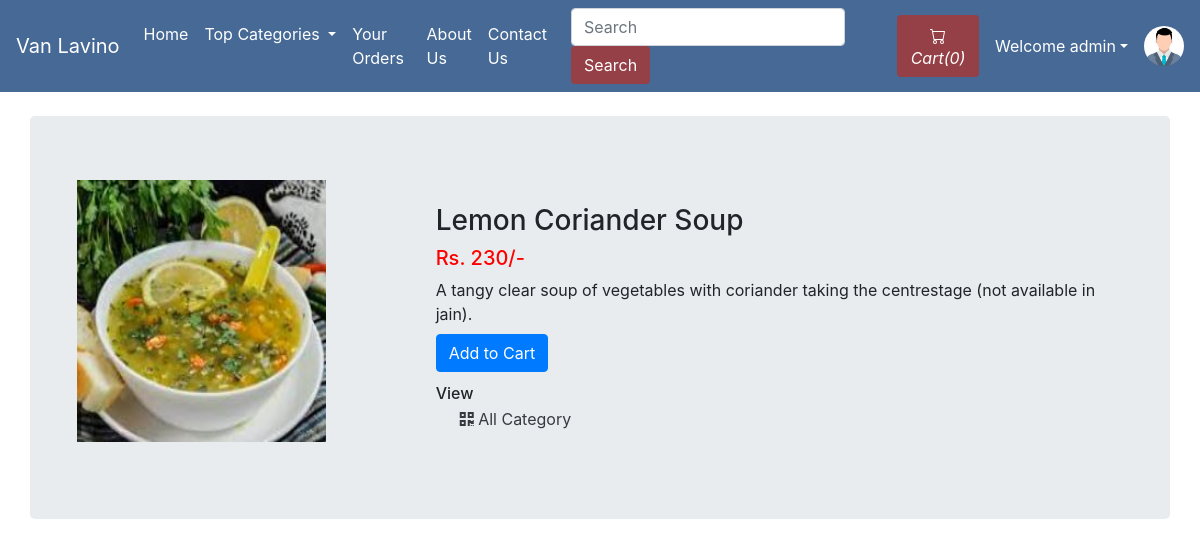
/viewPizza.php?pizzaid=73 (signed in), run on the app's committed database.
### tables this page shows
CREATE TABLE `pizza` (
  `pizzaId` int(12) NOT NULL,
  `pizzaName` varchar(255) NOT NULL,
  `pizzaPrice` int(12) NOT NULL,
  `pizzaDesc` text NOT NULL,
  `pizzaCategorieId` int(12) NOT NULL,
  `pizzaPubDate` datetime NOT NULL DEFAULT current_timestamp()
);

### viewPizza.php (the view, shortened to what this page needs)
<!doctype html>
<html lang="en">
<head>
    <link rel="stylesheet" href="https://stackpath.bootstrapcdn.com/bootstrap/4.4.1/css/bootstrap.min.css">
    <link rel="stylesheet" href="https://use.fontawesome.com/releases/v5.8.2/css/all.css">
</head>
<body>
    <?php include 'partials/_dbconnect.php';?>
    <?php require 'partials/_nav.php' ?>
    <div class="container my-4" id="cont">
        <div class="row jumbotron">
        <?php
            $pizzaId = $_GET['pizzaid'];
            $sql = "SELECT * FROM `pizza` WHERE pizzaId = $pizzaId";
            $result = mysqli_query($conn, $sql);
            $row = mysqli_fetch_assoc($result);
            $pizzaName = $row['pizzaName'];
            $pizzaPrice = $row['pizzaPrice'];
            $pizzaDesc = $row['pizzaDesc'];
        ?>
        <?php
        echo  '<div class="col-md-4">
                <img src="img/pizza-'.$pizzaId. '.jpg" width="249px" height="262px">
            </div>
            <div class="col-md-8 my-4">
                <h3>' . $pizzaName . '</h3>
                <h5 style="color: #ff0000">Rs. '.$pizzaPrice. '/-</h5>
                <p class="mb-0">' .$pizzaDesc .'</p>';
                if($loggedin){
                    $quaSql = "SELECT `itemQuantity` FROM `viewcart` WHERE pizzaId = '$pizzaId' AND `userId`='$userId'";
                    $quaresult = mysqli_query($conn, $quaSql);
                    $quaExistRows = mysqli_num_rows($quaresult);
                    if($quaExistRows == 0) {
                        echo '<form action="partials/_manageCart.php" method="POST">
                              <input type="hidden" name="itemId" value="'.$pizzaId. '">
                              <button type="submit" name="addToCart" class="btn btn-primary my-2">Add to Cart</button>';
                    }else {
                        echo '<a href="viewCart.php"><button class="btn btn-primary my-2">Go to Cart</button></a>';
                    }
                }
                else{
                    echo '<button class="btn btn-primary my-2" data-toggle="modal" data-target="#loginModal">Add to Cart</button>';
                }
                echo '</form>
                <h6 class="my-1"> View </h6>
                <div class="mx-4">
                    <a href="index.php" class="active text-dark">
                    <i class="fas fa-qrcode"></i>
                        <span>All Category</span>
                    </a>
                </div>
            </div>'
        ?>
        </div>
    </div>
</body>
</html>

### viewPizza.php (style rules this page uses)
#cont { min-height : 578px; }

### data on the page
pizza: pizzaName "Lemon Coriander Soup", pizzaPrice "230", pizzaDesc "A tangy clear soup of vegetables with coriander taking the centrestage (not available in jain)."

### other printed values
$count "0"
$username "admin"
